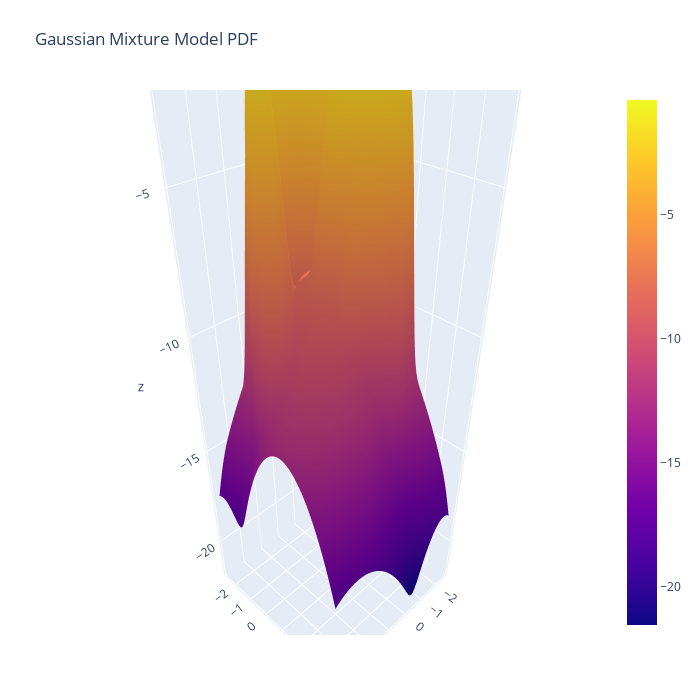

Here is the notebook cell this chart was saved with:
### Code cell
import plotly.graph_objects as go

# Create the 3D plot
fig = go.Figure(data=[go.Surface(z=X_grid_loglik.reshape(xx.shape), x=xx, y=yy)])

# Update the layout
fig.update_layout(title='Gaussian Mixture Model PDF', autosize=False,
                  width=700, height=700,
                  margin=dict(l=65, r=50, b=65, t=90))

# Show the plot
fig.show()

### Figure 1 — Plotly figure (JSON) as saved in the notebook; plotly's stock layout.template omitted (floating-point values rounded to 4 significant figures; data arrays with more than 128 entries replaced by an {"elided": "..."} marker saying what was removed)
{"data": [{"type": "surface", "x": {"elided": "100x100 float values"}, "y": {"elided": "100x100 float values"}, "z": {"elided": "100x100 float values"}}], "layout": {"autosize": false, "height": 700, "margin": {"b": 65, "l": 65, "r": 50, "t": 90}, "title": {"text": "Gaussian Mixture Model PDF"}, "width": 700}}
